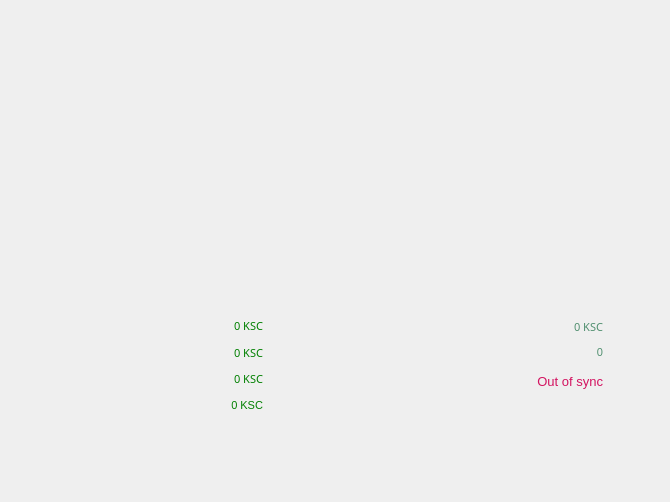
<?xml version="1.0" encoding="UTF-8"?>
<ui version="4.0">
 <class>OverviewPage</class>
 <widget class="QWidget" name="OverviewPage">
  <property name="geometry">
   <rect>
    <x>0</x>
    <y>0</y>
    <width>670</width>
    <height>502</height>
   </rect>
  </property>
  <property name="sizePolicy">
   <sizepolicy hsizetype="Minimum" vsizetype="Preferred">
    <horstretch>0</horstretch>
    <verstretch>0</verstretch>
   </sizepolicy>
  </property>
  <property name="maximumSize">
   <size>
    <width>670</width>
    <height>540</height>
   </size>
  </property>
  <property name="focusPolicy">
   <enum>Qt::StrongFocus</enum>
  </property>
  <property name="windowTitle">
   <string>Form</string>
  </property>
  <property name="styleSheet">
   <string notr="true">color:#505050;
font-family:'Proxima Nova Rg';font-size:13px</string>
  </property>
  <widget class="QFrame" name="frame_4">
   <property name="geometry">
    <rect>
     <x>0</x>
     <y>66</y>
     <width>657</width>
     <height>201</height>
    </rect>
   </property>
   <property name="minimumSize">
    <size>
     <width>657</width>
     <height>201</height>
    </size>
   </property>
   <property name="maximumSize">
    <size>
     <width>657</width>
     <height>201</height>
    </size>
   </property>
   <property name="styleSheet">
    <string notr="true">QFrame { font-size:12px;padding:0px;background-image:url(:/icons/res/icons/recent.png);padding-top:18px; }</string>
   </property>
   <widget class="QListView" name="listTransactions">
    <property name="geometry">
     <rect>
      <x>10</x>
      <y>27</y>
      <width>600</width>
      <height>125</height>
     </rect>
    </property>
    <property name="sizePolicy">
     <sizepolicy hsizetype="Fixed" vsizetype="Fixed">
      <horstretch>0</horstretch>
      <verstretch>0</verstretch>
     </sizepolicy>
    </property>
    <property name="minimumSize">
     <size>
      <width>600</width>
      <height>125</height>
     </size>
    </property>
    <property name="maximumSize">
     <size>
      <width>600</width>
      <height>125</height>
     </size>
    </property>
    <property name="styleSheet">
     <string notr="true">background:transparent;color:#a0a7b6;</string>
    </property>
    <property name="frameShape">
     <enum>QFrame::NoFrame</enum>
    </property>
    <property name="verticalScrollBarPolicy">
     <enum>Qt::ScrollBarAlwaysOff</enum>
    </property>
    <property name="horizontalScrollBarPolicy">
     <enum>Qt::ScrollBarAlwaysOff</enum>
    </property>
    <property name="selectionMode">
     <enum>QAbstractItemView::NoSelection</enum>
    </property>
    <property name="spacing">
     <number>1</number>
    </property>
   </widget>
  </widget>
  <widget class="QWidget" name="layoutWidget">
   <property name="geometry">
    <rect>
     <x>0</x>
     <y>270</y>
     <width>277</width>
     <height>176</height>
    </rect>
   </property>
   <layout class="QVBoxLayout" name="verticalLayout_2">
    <property name="spacing">
     <number>1</number>
    </property>
    <property name="topMargin">
     <number>5</number>
    </property>
    <item>
     <widget class="QFrame" name="frame">
      <property name="sizePolicy">
       <sizepolicy hsizetype="Fixed" vsizetype="Preferred">
        <horstretch>0</horstretch>
        <verstretch>0</verstretch>
       </sizepolicy>
      </property>
      <property name="minimumSize">
       <size>
        <width>275</width>
        <height>168</height>
       </size>
      </property>
      <property name="maximumSize">
       <size>
        <width>275</width>
        <height>168</height>
       </size>
      </property>
      <property name="styleSheet">
       <string notr="true">background-image:url(:/icons/res/icons/balance.png);</string>
      </property>
      <layout class="QVBoxLayout" name="verticalLayout_4">
       <property name="spacing">
        <number>0</number>
       </property>
       <property name="leftMargin">
        <number>12</number>
       </property>
       <property name="topMargin">
        <number>12</number>
       </property>
       <item>
        <widget class="QFrame" name="frame_3">
         <property name="styleSheet">
          <string notr="true">background:transparent;color:#afa6cd;</string>
         </property>
         <widget class="QWidget" name="gridLayoutWidget">
          <property name="geometry">
           <rect>
            <x>10</x>
            <y>20</y>
            <width>241</width>
            <height>111</height>
           </rect>
          </property>
          <layout class="QGridLayout" name="ohno">
           <property name="topMargin">
            <number>5</number>
           </property>
           <property name="bottomMargin">
            <number>0</number>
           </property>
           <property name="spacing">
            <number>0</number>
           </property>
           <item row="0" column="0">
            <widget class="QLabel" name="labelBalance">
             <property name="font">
              <font>
               <family>Proxima Nova Rg</family>
               <pointsize>-1</pointsize>
              </font>
             </property>
             <property name="cursor">
              <cursorShape>IBeamCursor</cursorShape>
             </property>
             <property name="toolTip">
              <string>Your current balance</string>
             </property>
             <property name="layoutDirection">
              <enum>Qt::LeftToRight</enum>
             </property>
             <property name="styleSheet">
              <string notr="true">color:green;</string>
             </property>
             <property name="text">
              <string notr="true">&lt;html&gt;&lt;head/&gt;&lt;body&gt;&lt;p&gt;&lt;span style=&quot; font-size:8pt;&quot;&gt;0 KSC&lt;/span&gt;&lt;/p&gt;&lt;/body&gt;&lt;/html&gt;</string>
             </property>
             <property name="alignment">
              <set>Qt::AlignRight|Qt::AlignTrailing|Qt::AlignVCenter</set>
             </property>
             <property name="textInteractionFlags">
              <set>Qt::LinksAccessibleByMouse|Qt::TextSelectableByKeyboard|Qt::TextSelectableByMouse</set>
             </property>
            </widget>
           </item>
           <item row="1" column="0">
            <widget class="QLabel" name="labelStake">
             <property name="font">
              <font>
               <family>Proxima Nova Rg</family>
               <pointsize>-1</pointsize>
              </font>
             </property>
             <property name="cursor">
              <cursorShape>IBeamCursor</cursorShape>
             </property>
             <property name="toolTip">
              <string>Total of coins that was staked, and do not yet count toward the current balance</string>
             </property>
             <property name="styleSheet">
              <string notr="true">color:green;</string>
             </property>
             <property name="text">
              <string notr="true">&lt;html&gt;&lt;head/&gt;&lt;body&gt;&lt;p align=&quot;right&quot;&gt;&lt;span style=&quot; font-size:8pt;&quot;&gt;0 KSC&lt;/span&gt;&lt;/p&gt;&lt;/body&gt;&lt;/html&gt;</string>
             </property>
             <property name="alignment">
              <set>Qt::AlignRight|Qt::AlignTrailing|Qt::AlignVCenter</set>
             </property>
             <property name="textInteractionFlags">
              <set>Qt::LinksAccessibleByMouse|Qt::TextSelectableByKeyboard|Qt::TextSelectableByMouse</set>
             </property>
            </widget>
           </item>
           <item row="2" column="0">
            <widget class="QLabel" name="labelImmature">
             <property name="font">
              <font>
               <family>Proxima Nova Rg</family>
               <pointsize>-1</pointsize>
              </font>
             </property>
             <property name="toolTip">
              <string>Mined balance that has not yet matured</string>
             </property>
             <property name="styleSheet">
              <string notr="true">color:green;</string>
             </property>
             <property name="text">
              <string notr="true">&lt;html&gt;&lt;head/&gt;&lt;body&gt;&lt;p align=&quot;right&quot;&gt;&lt;span style=&quot; font-size:8pt;&quot;&gt;0 KSC&lt;/span&gt;&lt;/p&gt;&lt;/body&gt;&lt;/html&gt;</string>
             </property>
             <property name="alignment">
              <set>Qt::AlignRight|Qt::AlignTrailing|Qt::AlignVCenter</set>
             </property>
             <property name="textInteractionFlags">
              <set>Qt::LinksAccessibleByMouse|Qt::TextSelectableByKeyboard|Qt::TextSelectableByMouse</set>
             </property>
            </widget>
           </item>
           <item row="4" column="0">
            <widget class="QLabel" name="labelTotal">
             <property name="toolTip">
              <string>Total number of transactions in wallet</string>
             </property>
             <property name="styleSheet">
              <string notr="true">color:green;</string>
             </property>
             <property name="text">
              <string notr="true">&lt;html&gt;&lt;head/&gt;&lt;body&gt;&lt;p align=&quot;right&quot;&gt;&lt;span style=&quot; font-size:8pt;&quot;&gt;0 KSC&lt;/span&gt;&lt;/p&gt;&lt;/body&gt;&lt;/html&gt;</string>
             </property>
             <property name="alignment">
              <set>Qt::AlignRight|Qt::AlignTrailing|Qt::AlignVCenter</set>
             </property>
            </widget>
           </item>
          </layout>
         </widget>
        </widget>
       </item>
      </layout>
     </widget>
    </item>
   </layout>
  </widget>
  <widget class="QWidget" name="layoutWidget">
   <property name="geometry">
    <rect>
     <x>340</x>
     <y>270</y>
     <width>281</width>
     <height>174</height>
    </rect>
   </property>
   <layout class="QVBoxLayout" name="verticalLayout_3">
    <property name="spacing">
     <number>1</number>
    </property>
    <property name="leftMargin">
     <number>0</number>
    </property>
    <property name="topMargin">
     <number>5</number>
    </property>
    <property name="rightMargin">
     <number>0</number>
    </property>
    <item>
     <widget class="QFrame" name="frame_5">
      <property name="enabled">
       <bool>true</bool>
      </property>
      <property name="maximumSize">
       <size>
        <width>275</width>
        <height>168</height>
       </size>
      </property>
      <property name="layoutDirection">
       <enum>Qt::RightToLeft</enum>
      </property>
      <property name="styleSheet">
       <string notr="true">background-image:url(:/icons/res/icons/detail.png);</string>
      </property>
      <layout class="QVBoxLayout" name="verticalLayout">
       <property name="spacing">
        <number>0</number>
       </property>
       <item>
        <widget class="QFrame" name="frame_2">
         <property name="sizePolicy">
          <sizepolicy hsizetype="Preferred" vsizetype="Preferred">
           <horstretch>0</horstretch>
           <verstretch>0</verstretch>
          </sizepolicy>
         </property>
         <property name="minimumSize">
          <size>
           <width>251</width>
           <height>145</height>
          </size>
         </property>
         <property name="maximumSize">
          <size>
           <width>251</width>
           <height>144</height>
          </size>
         </property>
         <property name="layoutDirection">
          <enum>Qt::RightToLeft</enum>
         </property>
         <property name="styleSheet">
          <string notr="true">background:transparent;color:#508f6f;</string>
         </property>
         <widget class="QLabel" name="labelWalletStatus">
          <property name="geometry">
           <rect>
            <x>1</x>
            <y>80</y>
            <width>241</width>
            <height>31</height>
           </rect>
          </property>
          <property name="sizePolicy">
           <sizepolicy hsizetype="Preferred" vsizetype="Preferred">
            <horstretch>0</horstretch>
            <verstretch>0</verstretch>
           </sizepolicy>
          </property>
          <property name="toolTip">
           <string>The displayed information may be out of date. Your wallet automatically synchronizes with the Kashmircoin network after a connection is established, but this process has not completed yet.</string>
          </property>
          <property name="styleSheet">
           <string notr="true">QLabel { color: red;} </string>
          </property>
          <property name="text">
           <string notr="true">&lt;html&gt;&lt;head/&gt;&lt;body&gt;&lt;p align=&quot;right&quot;&gt;&lt;span style=&quot; color:#d31360;&quot;&gt;Out of sync&lt;/span&gt;&lt;/p&gt;&lt;/body&gt;&lt;/html&gt;</string>
          </property>
          <property name="alignment">
           <set>Qt::AlignRight|Qt::AlignTrailing|Qt::AlignVCenter</set>
          </property>
         </widget>
         <widget class="QLabel" name="labelUnconfirmed">
          <property name="geometry">
           <rect>
            <x>1</x>
            <y>33</y>
            <width>241</width>
            <height>16</height>
           </rect>
          </property>
          <property name="font">
           <font>
            <family>Proxima Nova Rg</family>
            <pointsize>-1</pointsize>
           </font>
          </property>
          <property name="cursor">
           <cursorShape>IBeamCursor</cursorShape>
          </property>
          <property name="toolTip">
           <string>Total of transactions that have yet to be confirmed, and do not yet count toward the current balance</string>
          </property>
          <property name="text">
           <string notr="true">&lt;html&gt;&lt;head/&gt;&lt;body&gt;&lt;p align=&quot;right&quot;&gt;&lt;span style=&quot; font-size:8pt;&quot;&gt;0 KSC&lt;/span&gt;&lt;/p&gt;&lt;/body&gt;&lt;/html&gt;</string>
          </property>
          <property name="alignment">
           <set>Qt::AlignRight|Qt::AlignTrailing|Qt::AlignVCenter</set>
          </property>
          <property name="textInteractionFlags">
           <set>Qt::LinksAccessibleByMouse|Qt::TextSelectableByKeyboard|Qt::TextSelectableByMouse</set>
          </property>
         </widget>
         <widget class="QLabel" name="labelNumTransactions">
          <property name="geometry">
           <rect>
            <x>1</x>
            <y>59</y>
            <width>241</width>
            <height>16</height>
           </rect>
          </property>
          <property name="toolTip">
           <string>Total number of transactions in wallet</string>
          </property>
          <property name="text">
           <string notr="true">&lt;html&gt;&lt;head/&gt;&lt;body&gt;&lt;p align=&quot;right&quot;&gt;&lt;span style=&quot; font-size:8pt;&quot;&gt;0&lt;/span&gt;&lt;/p&gt;&lt;/body&gt;&lt;/html&gt;</string>
          </property>
          <property name="alignment">
           <set>Qt::AlignRight|Qt::AlignTrailing|Qt::AlignVCenter</set>
          </property>
         </widget>
        </widget>
       </item>
      </layout>
     </widget>
    </item>
   </layout>
  </widget>
  <zorder>layoutWidget</zorder>
  <zorder>layoutWidget</zorder>
  <zorder>frame_4</zorder>
 </widget>
 <resources/>
 <connections/>
</ui>
